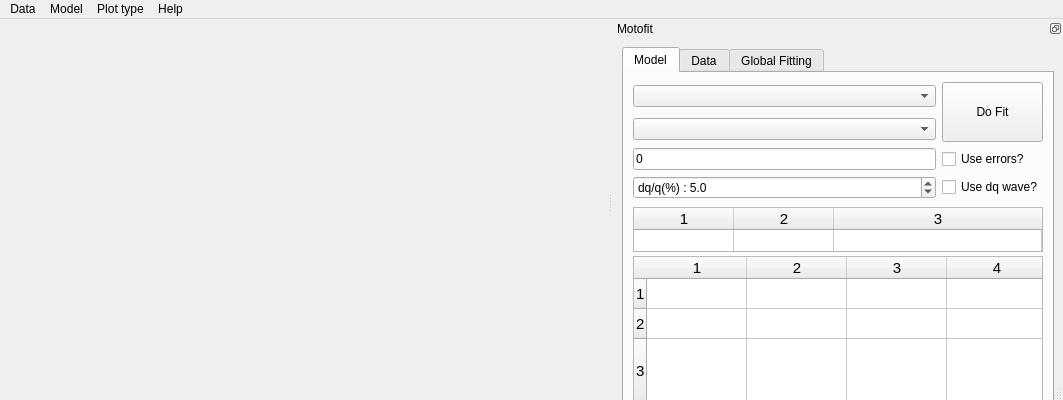
<?xml version="1.0" encoding="UTF-8"?>
<ui version="4.0">
 <class>MainWindow</class>
 <widget class="QMainWindow" name="MainWindow">
  <property name="geometry">
   <rect>
    <x>0</x>
    <y>0</y>
    <width>1063</width>
    <height>400</height>
   </rect>
  </property>
  <property name="sizePolicy">
   <sizepolicy hsizetype="Expanding" vsizetype="Expanding">
    <horstretch>0</horstretch>
    <verstretch>0</verstretch>
   </sizepolicy>
  </property>
  <property name="minimumSize">
   <size>
    <width>1063</width>
    <height>400</height>
   </size>
  </property>
  <property name="windowTitle">
   <string>Motofit</string>
  </property>
  <property name="documentMode">
   <bool>false</bool>
  </property>
  <property name="tabShape">
   <enum>QTabWidget::Rounded</enum>
  </property>
  <widget class="QWidget" name="centralwidget">
   <property name="minimumSize">
    <size>
     <width>400</width>
     <height>0</height>
    </size>
   </property>
   <layout class="QGridLayout" name="gridLayout_3"/>
  </widget>
  <widget class="QMenuBar" name="menubar">
   <property name="geometry">
    <rect>
     <x>0</x>
     <y>0</y>
     <width>1063</width>
     <height>22</height>
    </rect>
   </property>
   <widget class="QMenu" name="menuData">
    <property name="title">
     <string>Data</string>
    </property>
    <addaction name="actionLoad_Data"/>
    <addaction name="actionRefresh_Datasets"/>
    <addaction name="separator"/>
    <addaction name="actionSave_Data"/>
   </widget>
   <widget class="QMenu" name="menuModel">
    <property name="title">
     <string>Model</string>
    </property>
    <addaction name="actionSave_Model"/>
    <addaction name="actionLoad_Model"/>
   </widget>
   <widget class="QMenu" name="menuHelp">
    <property name="title">
     <string>Help</string>
    </property>
   </widget>
   <widget class="QMenu" name="menuPlot_type">
    <property name="title">
     <string>Plot type</string>
    </property>
    <addaction name="actionLogR_vs_Q"/>
    <addaction name="actionRQ4_vs_Q"/>
    <addaction name="actionRQ4_vs_Q_2"/>
   </widget>
   <addaction name="menuData"/>
   <addaction name="menuModel"/>
   <addaction name="menuPlot_type"/>
   <addaction name="menuHelp"/>
  </widget>
  <widget class="QStatusBar" name="statusbar">
   <property name="sizePolicy">
    <sizepolicy hsizetype="Expanding" vsizetype="Expanding">
     <horstretch>0</horstretch>
     <verstretch>0</verstretch>
    </sizepolicy>
   </property>
   <property name="minimumSize">
    <size>
     <width>0</width>
     <height>15</height>
    </size>
   </property>
   <property name="maximumSize">
    <size>
     <width>16777215</width>
     <height>30</height>
    </size>
   </property>
   <property name="acceptDrops">
    <bool>false</bool>
   </property>
   <property name="accessibleName">
    <string/>
   </property>
   <property name="autoFillBackground">
    <bool>false</bool>
   </property>
   <property name="styleSheet">
    <string notr="true"/>
   </property>
  </widget>
  <widget class="QDockWidget" name="dockWidget">
   <property name="sizePolicy">
    <sizepolicy hsizetype="Expanding" vsizetype="Expanding">
     <horstretch>0</horstretch>
     <verstretch>0</verstretch>
    </sizepolicy>
   </property>
   <property name="minimumSize">
    <size>
     <width>450</width>
     <height>440</height>
    </size>
   </property>
   <property name="features">
    <set>QDockWidget::DockWidgetFloatable|QDockWidget::DockWidgetMovable</set>
   </property>
   <property name="allowedAreas">
    <set>Qt::LeftDockWidgetArea|Qt::RightDockWidgetArea</set>
   </property>
   <property name="windowTitle">
    <string>Motofit</string>
   </property>
   <attribute name="dockWidgetArea">
    <number>2</number>
   </attribute>
   <widget class="QWidget" name="dockWidgetContents">
    <layout class="QGridLayout" name="gridLayout">
     <item row="0" column="0" rowspan="2" colspan="2">
      <widget class="QTabWidget" name="tabWidget">
       <property name="sizePolicy">
        <sizepolicy hsizetype="MinimumExpanding" vsizetype="Expanding">
         <horstretch>0</horstretch>
         <verstretch>0</verstretch>
        </sizepolicy>
       </property>
       <property name="minimumSize">
        <size>
         <width>300</width>
         <height>200</height>
        </size>
       </property>
       <property name="currentIndex">
        <number>0</number>
       </property>
       <widget class="QWidget" name="tab">
        <attribute name="title">
         <string>Model</string>
        </attribute>
        <layout class="QGridLayout" name="gridLayout_2">
         <item row="0" column="0">
          <widget class="QComboBox" name="dataset_comboBox">
           <property name="currentIndex">
            <number>-1</number>
           </property>
          </widget>
         </item>
         <item row="0" column="1" rowspan="2">
          <widget class="QPushButton" name="do_fit_button">
           <property name="minimumSize">
            <size>
             <width>0</width>
             <height>60</height>
            </size>
           </property>
           <property name="text">
            <string>Do Fit</string>
           </property>
           <property name="shortcut">
            <string>Meta+F</string>
           </property>
          </widget>
         </item>
         <item row="1" column="0">
          <widget class="QComboBox" name="model_comboBox"/>
         </item>
         <item row="2" column="0">
          <widget class="QLineEdit" name="lineEdit">
           <property name="text">
            <string>0</string>
           </property>
           <property name="readOnly">
            <bool>true</bool>
           </property>
          </widget>
         </item>
         <item row="2" column="1">
          <widget class="QCheckBox" name="use_errors_checkbox">
           <property name="text">
            <string>Use errors?</string>
           </property>
          </widget>
         </item>
         <item row="3" column="0">
          <widget class="QDoubleSpinBox" name="doubleSpinBox">
           <property name="wrapping">
            <bool>false</bool>
           </property>
           <property name="frame">
            <bool>true</bool>
           </property>
           <property name="readOnly">
            <bool>false</bool>
           </property>
           <property name="prefix">
            <string>dq/q(%) : </string>
           </property>
           <property name="decimals">
            <number>1</number>
           </property>
           <property name="maximum">
            <double>10.000000000000000</double>
           </property>
           <property name="singleStep">
            <double>0.100000000000000</double>
           </property>
           <property name="value">
            <double>5.000000000000000</double>
           </property>
          </widget>
         </item>
         <item row="3" column="1">
          <widget class="QCheckBox" name="use_dqwave_checkbox">
           <property name="text">
            <string>Use dq wave?</string>
           </property>
          </widget>
         </item>
         <item row="4" column="0" colspan="2">
          <widget class="QTableWidget" name="baseparams_tableWidget">
           <property name="minimumSize">
            <size>
             <width>0</width>
             <height>45</height>
            </size>
           </property>
           <property name="maximumSize">
            <size>
             <width>16777215</width>
             <height>40</height>
            </size>
           </property>
           <property name="font">
            <font>
             <pointsize>11</pointsize>
             <weight>50</weight>
             <bold>false</bold>
            </font>
           </property>
           <property name="inputMethodHints">
            <set>Qt::ImhNone</set>
           </property>
           <property name="rowCount">
            <number>1</number>
           </property>
           <property name="columnCount">
            <number>3</number>
           </property>
           <attribute name="horizontalHeaderVisible">
            <bool>true</bool>
           </attribute>
           <attribute name="horizontalHeaderHighlightSections">
            <bool>true</bool>
           </attribute>
           <attribute name="horizontalHeaderStretchLastSection">
            <bool>true</bool>
           </attribute>
           <attribute name="verticalHeaderVisible">
            <bool>false</bool>
           </attribute>
           <attribute name="verticalHeaderHighlightSections">
            <bool>true</bool>
           </attribute>
           <attribute name="verticalHeaderStretchLastSection">
            <bool>true</bool>
           </attribute>
           <row/>
           <column/>
           <column/>
           <column/>
          </widget>
         </item>
         <item row="5" column="0" colspan="2">
          <widget class="QTableWidget" name="layerparams_tableWidget">
           <property name="font">
            <font>
             <pointsize>11</pointsize>
             <weight>50</weight>
             <bold>false</bold>
            </font>
           </property>
           <property name="rowCount">
            <number>3</number>
           </property>
           <property name="columnCount">
            <number>4</number>
           </property>
           <attribute name="horizontalHeaderStretchLastSection">
            <bool>true</bool>
           </attribute>
           <attribute name="verticalHeaderStretchLastSection">
            <bool>true</bool>
           </attribute>
           <row/>
           <row/>
           <row/>
           <column/>
           <column/>
           <column/>
           <column/>
          </widget>
         </item>
         <item row="6" column="0" colspan="2">
          <widget class="QSlider" name="horizontalSlider">
           <property name="maximumSize">
            <size>
             <width>16777215</width>
             <height>25</height>
            </size>
           </property>
           <property name="maximum">
            <number>999</number>
           </property>
           <property name="value">
            <number>499</number>
           </property>
           <property name="orientation">
            <enum>Qt::Horizontal</enum>
           </property>
          </widget>
         </item>
        </layout>
       </widget>
       <widget class="QWidget" name="tab_2">
        <attribute name="title">
         <string>Data</string>
        </attribute>
       </widget>
       <widget class="QWidget" name="tab_3">
        <attribute name="title">
         <string>Global Fitting</string>
        </attribute>
       </widget>
      </widget>
     </item>
    </layout>
   </widget>
  </widget>
  <action name="actionLoad_Data">
   <property name="checkable">
    <bool>false</bool>
   </property>
   <property name="checked">
    <bool>false</bool>
   </property>
   <property name="text">
    <string>Load Data</string>
   </property>
   <property name="shortcut">
    <string>Meta+O</string>
   </property>
   <property name="shortcutContext">
    <enum>Qt::ApplicationShortcut</enum>
   </property>
  </action>
  <action name="actionSave_Data">
   <property name="text">
    <string>Save Data</string>
   </property>
  </action>
  <action name="actionSave_Model">
   <property name="text">
    <string>Save Model</string>
   </property>
   <property name="shortcut">
    <string>Meta+S</string>
   </property>
  </action>
  <action name="actionLoad_Model">
   <property name="text">
    <string>Load Model</string>
   </property>
  </action>
  <action name="actionLogR_vs_Q">
   <property name="checkable">
    <bool>true</bool>
   </property>
   <property name="checked">
    <bool>true</bool>
   </property>
   <property name="text">
    <string>logR vs Q</string>
   </property>
  </action>
  <action name="actionRQ4_vs_Q">
   <property name="text">
    <string>R vs Q</string>
   </property>
  </action>
  <action name="actionRQ4_vs_Q_2">
   <property name="text">
    <string>RQ4 vs Q</string>
   </property>
  </action>
  <action name="actionRefresh_Datasets">
   <property name="text">
    <string>Refresh Datasets</string>
   </property>
   <property name="shortcut">
    <string>Meta+R</string>
   </property>
  </action>
 </widget>
 <resources/>
 <connections/>
</ui>
